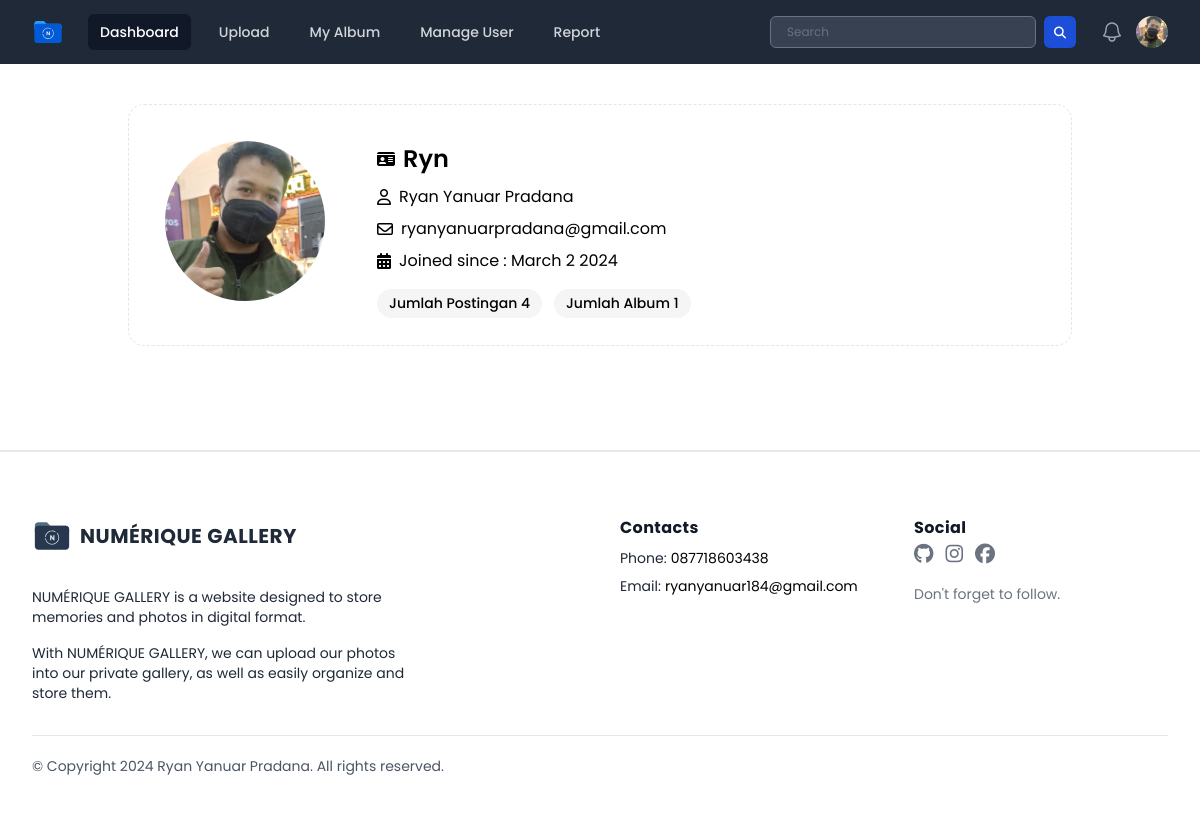
The app's page /public/page/user/profile.php (signed in) with its own data.
### tables this page shows
CREATE TABLE `users` (
  `userID` int(11) NOT NULL,
  `name` varchar(255) DEFAULT NULL,
  `username` varchar(50) NOT NULL,
  `password` varchar(255) NOT NULL,
  `email` varchar(100) NOT NULL,
  `access_level` varchar(50) DEFAULT 'user',
  `last_login` datetime DEFAULT NULL,
  `createdAt` timestamp NOT NULL DEFAULT current_timestamp(),
  `profile_photo` varchar(255) DEFAULT 'default_profile.svg'
);

### public/page/user/profile.php (the view, shortened to what this page needs)
<?php
include "../../../database/koneksi.php";
$username = $_SESSION["username"];
$query = "SELECT * FROM users WHERE username = '$username'";
$result = mysqli_query($conn, $query);
if ($result && mysqli_num_rows($result) > 0) {
    $row = mysqli_fetch_assoc($result);
    $accesLevel = $row['access_level'];
    $profile_photo = $row['profile_photo'];
    $query_postingan = "SELECT COUNT(*) AS jumlah_postingan FROM photos WHERE userID = '{$row['userID']}'";
    $result_postingan = mysqli_query($conn, $query_postingan);
    $jumlah_postingan = 0;
    if ($result_postingan && mysqli_num_rows($result_postingan) > 0) {
        $row_postingan = mysqli_fetch_assoc($result_postingan);
        $jumlah_postingan = $row_postingan['jumlah_postingan'];
    } else {
        echo "Error: " . mysqli_error($conn);
    }
    $query_album = "SELECT COUNT(*) AS jumlah_album FROM albums WHERE userID = '{$row['userID']}'";
    $result_album = mysqli_query($conn, $query_album);
    $jumlah_album = 0;
    if ($result_album && mysqli_num_rows($result_album) > 0) {
        $row_album = mysqli_fetch_assoc($result_album);
        $jumlah_album = $row_album['jumlah_album'];
    } else {
        echo "Error: " . mysqli_error($conn);
    }
} else {
    echo "Error: " . mysqli_error($conn);
}
?>
<!DOCTYPE html>
<html lang="en">
<head>
    <link rel="stylesheet" href="../../css/output.css">
    <link rel="stylesheet" href="../../css/style.css">
    <link rel="stylesheet" href="../../css/all.min.css">
    <link rel="stylesheet" href="../../css/fontawesome.min.css">
</head>
<body class="h-screen font-poppins">
    <div x-data="{ open: false, profileMenuOpen: false }">
        <nav class="bg-gray-800">
            <div class="mx-auto max-w-7xl px-2 sm:px-6 lg:px-8">
                <div class="relative flex h-16 items-center justify-between">
                    <div class="flex flex-1 items-center justify-center sm:items-stretch sm:justify-start">
                        <div class="flex flex-shrink-0 items-center">
                            <img class="h-8 w-auto" src="../../assets/logo/logo-secondary.svg" alt="Numérique Gallery">
                        </div>
                        <div class="hidden sm:ml-6 sm:block">
                            <div class="flex space-x-4">
                                <a href="./dashboard.php" class="bg-gray-900 text-white rounded-md px-3 py-2 text-sm font-medium" aria-current="page">Dashboard</a>
                                <a href="./uploads.php" class="text-gray-300 hover:bg-gray-700 hover:text-white rounded-md px-3 py-2 text-sm font-medium">Upload</a>
                                <a href="./album.php" class="text-gray-300 hover:bg-gray-700 hover:text-white rounded-md px-3 py-2 text-sm font-medium">My Album</a>
                                <?php if ($accesLevel === 'admin' || $accesLevel === 'super_admin') : ?>
                                    <a href="../admin/manage-user.php" class="text-gray-300 hover:bg-gray-700 hover:text-white rounded-md px-3 py-2 text-sm font-medium">Manage User</a>
                                    <a href="../admin/report/reportPhoto.php" class="text-gray-300 hover:bg-gray-700 hover:text-white rounded-md px-3 py-2 text-sm font-medium">Report</a>
                                <?php elseif ($accesLevel === 'user') : ?>
                                    <a href="../admin/manage-user.php" hidden class="text-gray-300 hover:bg-gray-700 hover:text-white rounded-md px-3 py-2 text-sm font-medium">Manage User</a>
                                <?php endif; ?>
                            </div>
                        </div>
                    </div>
                    <div class="flex items-center">
                        <form action="./result_search.php" class="flex flex-row gap-2" method="GET">
                            <div class="hidden sm:block">
                                <input type="text" name="search" placeholder="Search" class="bg-gray-700 text-white px-4 py-3 h-8 rounded-md text-xs focus:outline-none focus:shadow-outline">
                            </div>
                            <button type="submit" class="text-white block bg-blue-700 hover:bg-blue-800 focus:ring-4 focus:ring-blue-300 font-medium rounded-md text-sm  h-8 w-8 dark:bg-blue-600 dark:hover:bg-blue-700 focus:outline-none dark:focus:ring-blue-800"><i class="fa-solid fa-magnifying-glass text-xs mx-auto"></i></button>
                        </form>
                        <div class="absolute inset-y-0 right-0 flex items-center pr-2 sm:static sm:inset-auto sm:ml-6 sm:pr-0">
                            <a href="../admin/report/reportPhoto.php" class="relative rounded-full bg-gray-800 p-1 text-gray-400 hover:text-white focus:outline-none focus:ring-2 focus:ring-white focus:ring-offset-2 focus:ring-offset-gray-800">
                                <span class="absolute -inset-1.5"></span>
                            </a>
                            <div class="relative ml-3">
                                <div>
                                    <button @click="profileMenuOpen = !profileMenuOpen" type="button" class="relative flex rounded-full bg-gray-800 text-sm focus:outline-none focus:ring-2 focus:ring-white focus:ring-offset-2 focus:ring-offset-gray-800" id="user-menu-button" aria-expanded="false" aria-haspopup="true">
                                        <span class="absolute -inset-1.5"></span>
                                        <img class="h-8 w-8 rounded-full" src="../../../database/uploads/<?= $profile_photo ?>" alt="<?= $row['username'] ?> profile photo">
                                    </button>
                                </div>
                            </div>
                        </div>
                    </div>
                </div>
            </div>
        </nav>
    </div>
    <div class="container mx-auto p-10">
        <div class="relative flex flex-col w-full min-w-0 mb-6 !important break-words border border-dashed bg-clip-border rounded-2xl border-stone-200 bg-light/30 draggable">
            <div class="px-9 pt-9 flex-auto min-h-[70px] pb-0 bg-transparent">
                <div class="flex flex-wrap mb-6 xl:flex-nowrap">
                    <div class="mb-5 mr-5">
                        <div class="relative inline-block shrink-0 w-48 rounded-2xl">
                            <img class="inline-block shrink-0 rounded-full w-[80px] h-[80px] lg:w-[160px] lg:h-[160px]" src="../../../database/uploads/<?= $row['profile_photo'] ?>" alt="<?= $row['username'] ?> profile photo" />
                        </div>
                    </div>
                    <div class="grow">
                        <div class="flex flex-wrap items-start justify-between mb-2">
                            <div class="flex flex-col">
                                <div class="flex items-center mb-2">
                                    <i class="fa-solid fa-id-card mr-2"></i>
                                    <p class="text-secondary-inverse hover:text-primary transition-colors duration-200 ease-in-out font-semibold text-[1.5rem] mr-1" href="javascript:void(0)"> <?= $row['username'] ?> </p>
                                </div>
                                <div class="flex flex-wrap pr-2 font-medium">
                                    <p class="flex items-center mb-2 font-normal mr-5 text-secondary-dark hover:text-primary" href="javascript:void(0)">
                                        <i class="fa-regular fa-user mr-2"></i><?= $row['name'] ?>
                                    </p>
                                </div>
                                <div class="flex flex-wrap pr-2 font-medium">
                                    <p class="flex items-center mb-2 font-normal mr-5 text-secondary-dark hover:text-primary" href="javascript:void(0)">
                                        <i class="fa-regular fa-envelope mr-2"></i> <?= $row['email'] ?>
                                    </p>
                                </div>
                                <div>
                                    <p class="flex items-center mb-2 mr-5 text-secondary-dark hover:text-primary" href="javascript:void(0)">
                                        <i class="fa-solid fa-calendar-days mr-2"></i> Joined since : <?= date('F j Y', strtotime($row['createdAt'])); ?>
                                    </p>
                                </div>
                            </div>
                        </div>
                        <div class="relative top-0 right-0">
                            <div class="flex flex-wrap absolute justify-between">
                                <div class="flex flex-wrap items-center">
                                    <span href="javascript:void(0)" class="mr-3 mb-2 inline-flex items-center justify-center text-secondary-inverse rounded-full bg-neutral-100 hover:bg-neutral-200 transition-all duration-200 ease-in-out px-3 py-1 text-sm font-medium leading-normal"> Jumlah Postingan <?= $jumlah_postingan ?> </span>
                                    <span href="javascript:void(0)" class="mr-3 mb-2 inline-flex items-center justify-center text-secondary-inverse rounded-full bg-neutral-100 hover:bg-neutral-200 transition-all duration-200 ease-in-out px-3 py-1 text-sm font-medium leading-normal"> Jumlah Album <?= $jumlah_album ?></span>
                                </div>
                            </div>
                        </div>
                    </div>
                </div>
            </div>
        </div>
    </div>
    <div class="px-4 pt-16 mx-auto sm:max-w-xl md:max-w-full lg:max-w-screen-xl md:px-24 lg:px-8 border-t-2 mt-10">
        <div class="grid gap-10 row-gap-6 mb-8 sm:grid-cols-2 lg:grid-cols-4">
            <div class="sm:col-span-2">
                <a href="./dashboard.php" aria-label="Go home" title="Company" class="inline-flex items-center">
                    <img src="../../assets/logo/logo-main.svg" class="h-10 w-auto" alt="Numérique Gallery">
                    <span class="ml-2 text-xl font-bold tracking-wide text-gray-800 uppercase">Numérique Gallery</span>
                </a>
                <div class="mt-6 lg:max-w-sm">
                    <p class="text-sm text-gray-800">
                        NUMÉRIQUE GALLERY is a website designed to store memories and photos in digital format.
                    </p>
                    <p class="mt-4 text-sm text-gray-800">
                        With NUMÉRIQUE GALLERY, we can upload our photos into our private gallery, as well as easily organize and store them.
                    </p>
                </div>
            </div>
            <div class="space-y-2 text-sm">
                <p class="text-base font-bold tracking-wide text-gray-900">Contacts</p>
                <div class="flex">
                    <p class="mr-1 text-gray-800">Phone:</p>
                    <span class="transition-colors duration-300 text-deep-purple-accent-400 hover:text-deep-purple-800">087718603438</span>
                </div>
                <div class="flex">
                    <p class="mr-1 text-gray-800">Email:</p>
                    <span class="transition-colors duration-300 text-deep-purple-accent-400 hover:text-deep-purple-800">ryanyanuar184@gmail.com</span>
                </div>
            </div>
            <div>
                <span class="text-base font-bold tracking-wide text-gray-900">Social</span>
                <div class="flex items-center mt-1 space-x-3">
                    <a href="https://github.com/Rynr615" target="_blank" class="text-gray-500 transition-colors duration-300 hover:text-gray-500">
                        <i class="fa-brands fa-github text-xl"></i>
                    </a>
                    <a href="https://www.instagram.com/ryn_ynr/" target="_blank" class="text-gray-500 transition-colors duration-300 hover:hover:text-gray-500">
                        <i class="fa-brands fa-instagram text-xl"></i>
                    </a>
                    <a href="https://www.facebook.com/profile.php?id=100055706964435" target="_blank" class="text-gray-500 transition-colors duration-300 hover:hover:text-gray-500">
                        <i class="fa-brands fa-facebook text-xl"></i>
                    </a>
                </div>
                <p class="mt-4 text-sm text-gray-500">
                    Don't forget to follow.
                </p>
            </div>
        </div>
        <div class="flex flex-col-reverse justify-between pt-5 pb-10 border-t lg:flex-row">
            <p class="text-sm text-gray-600">
                © Copyright 2024 Ryan Yanuar Pradana. All rights reserved.
            </p>
        </div>
    </div>
</body>
</html>

### public/css/style.css (style rules this page uses)
* { font-family : 'Poppins', sans-serif; }

### records on screen
users: profile_photo (picture), username "Ryn", name "Ryan Yanuar Pradana", email "ryanyanuarpradana@gmail.com", createdAt "March 2 2024"

### other values on screen
$jumlah_postingan "4"
$jumlah_album "1"
